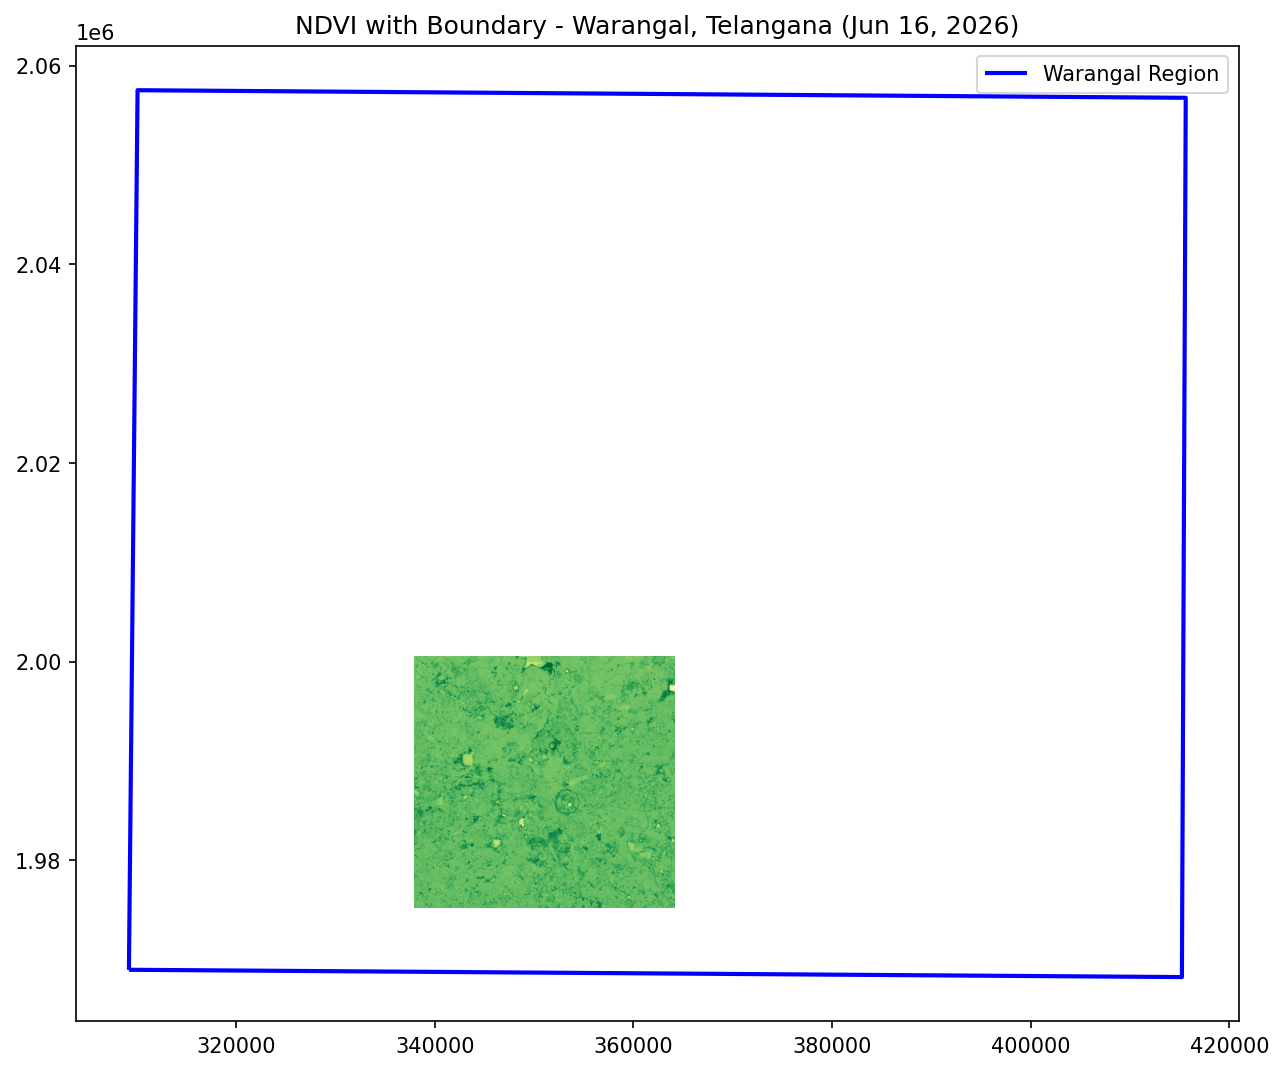

This figure's Python source:
import rasterio
import rasterio.plot
import numpy as np
import matplotlib.pyplot as plt
import geopandas as gpd

# Load NDVI bands
base = r"C:\Users\pdeva\ndvi-project"
red = rasterio.open(base + "\\2026-06-16-00_00_2026-06-16-23_59_Sentinel-2_L2A_B04.tiff").read(1).astype(float)
nir = rasterio.open(base + "\\2026-06-16-00_00_2026-06-16-23_59_Sentinel-2_L2A_B08.tiff").read(1).astype(float)
src = rasterio.open(base + "\\2026-06-16-00_00_2026-06-16-23_59_Sentinel-2_L2A_B08.tiff")

np.seterr(divide='ignore', invalid='ignore')
ndvi = np.where((nir + red) == 0, 0, (nir - red) / (nir + red))

# Load boundary
boundary = gpd.read_file(base + "\\warangal_boundary.geojson")
boundary = boundary.to_crs(src.crs)

# Plot
fig, ax = plt.subplots(figsize=(10, 10))
rasterio.plot.show(ndvi, transform=src.transform, ax=ax, cmap='RdYlGn', vmin=-1, vmax=1)
boundary.boundary.plot(ax=ax, color='blue', linewidth=2, label='Warangal Region')
ax.set_title('NDVI with Boundary - Warangal, Telangana (Jun 16, 2026)')
ax.legend()
plt.savefig('ndvi_overlay.png', dpi=150, bbox_inches='tight')
plt.show()
